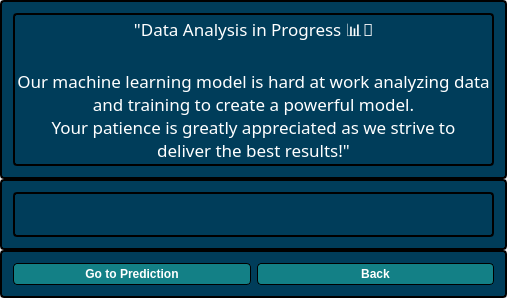
<?xml version="1.0" encoding="UTF-8"?>
<ui version="4.0">
 <class>MainWindow</class>
 <widget class="QMainWindow" name="MainWindow">
  <property name="geometry">
   <rect>
    <x>0</x>
    <y>0</y>
    <width>494</width>
    <height>265</height>
   </rect>
  </property>
  <property name="windowTitle">
   <string>MainWindow</string>
  </property>
  <widget class="QWidget" name="centralwidget">
   <property name="styleSheet">
    <string notr="true">QFrame, QLabel, QToolTip {
    border: 2px solid black;
    border-radius: 4px;
    padding: 2px;
    background-color:rgb(0, 61, 90) ;
	color: white;
}</string>
   </property>
   <layout class="QVBoxLayout" name="verticalLayout">
    <property name="spacing">
     <number>0</number>
    </property>
    <property name="leftMargin">
     <number>0</number>
    </property>
    <property name="topMargin">
     <number>0</number>
    </property>
    <property name="rightMargin">
     <number>0</number>
    </property>
    <property name="bottomMargin">
     <number>0</number>
    </property>
    <item>
     <widget class="QFrame" name="frame">
      <property name="frameShape">
       <enum>QFrame::StyledPanel</enum>
      </property>
      <property name="frameShadow">
       <enum>QFrame::Raised</enum>
      </property>
      <layout class="QVBoxLayout" name="verticalLayout_2">
       <item>
        <widget class="QLabel" name="label">
         <property name="font">
          <font>
           <family>Tw Cen MT</family>
           <pointsize>13</pointsize>
           <bold>false</bold>
          </font>
         </property>
         <property name="text">
          <string>&quot;Data Analysis in Progress 📊🤖

Our machine learning model is hard at work analyzing data 
and training to create a powerful model. 
Your patience is greatly appreciated as we strive to 
deliver the best results!&quot;</string>
         </property>
         <property name="alignment">
          <set>Qt::AlignCenter</set>
         </property>
        </widget>
       </item>
      </layout>
     </widget>
    </item>
    <item>
     <widget class="QFrame" name="frame_2">
      <property name="frameShape">
       <enum>QFrame::StyledPanel</enum>
      </property>
      <property name="frameShadow">
       <enum>QFrame::Raised</enum>
      </property>
      <layout class="QVBoxLayout" name="verticalLayout_3">
       <item>
        <widget class="QLabel" name="model_train_finished">
         <property name="font">
          <font>
           <family>Tw Cen MT</family>
           <pointsize>20</pointsize>
           <bold>true</bold>
          </font>
         </property>
         <property name="text">
          <string/>
         </property>
         <property name="alignment">
          <set>Qt::AlignCenter</set>
         </property>
        </widget>
       </item>
      </layout>
     </widget>
    </item>
    <item>
     <widget class="QFrame" name="frame_3">
      <property name="frameShape">
       <enum>QFrame::StyledPanel</enum>
      </property>
      <property name="frameShadow">
       <enum>QFrame::Raised</enum>
      </property>
      <layout class="QHBoxLayout" name="horizontalLayout">
       <item>
        <widget class="QPushButton" name="gotoPredictionBtn">
         <property name="styleSheet">
          <string notr="true">	QPushButton {
	background-color: #138086;
    border-style: outset;
    border-width: 1px;
    border-radius: 4px;
    border-color: black;
    font: bold 12px;
    min-width: 3em;
    padding: 3px;
	color:rgb(255,255,255);
}
QPushButton:pressed {
	background-color:rgb(100,170,255)
}</string>
         </property>
         <property name="text">
          <string>Go to Prediction</string>
         </property>
        </widget>
       </item>
       <item>
        <widget class="QPushButton" name="backButton">
         <property name="styleSheet">
          <string notr="true">	QPushButton {
	background-color: #138086;
    border-style: outset;
    border-width: 1px;
    border-radius: 4px;
    border-color: black;
    font: bold 12px;
    min-width: 3em;
    padding: 3px;
	color:rgb(255,255,255);
}
QPushButton:pressed {
	background-color:rgb(100,170,255)
}</string>
         </property>
         <property name="text">
          <string>Back</string>
         </property>
        </widget>
       </item>
      </layout>
     </widget>
    </item>
   </layout>
  </widget>
 </widget>
 <resources/>
 <connections/>
</ui>
